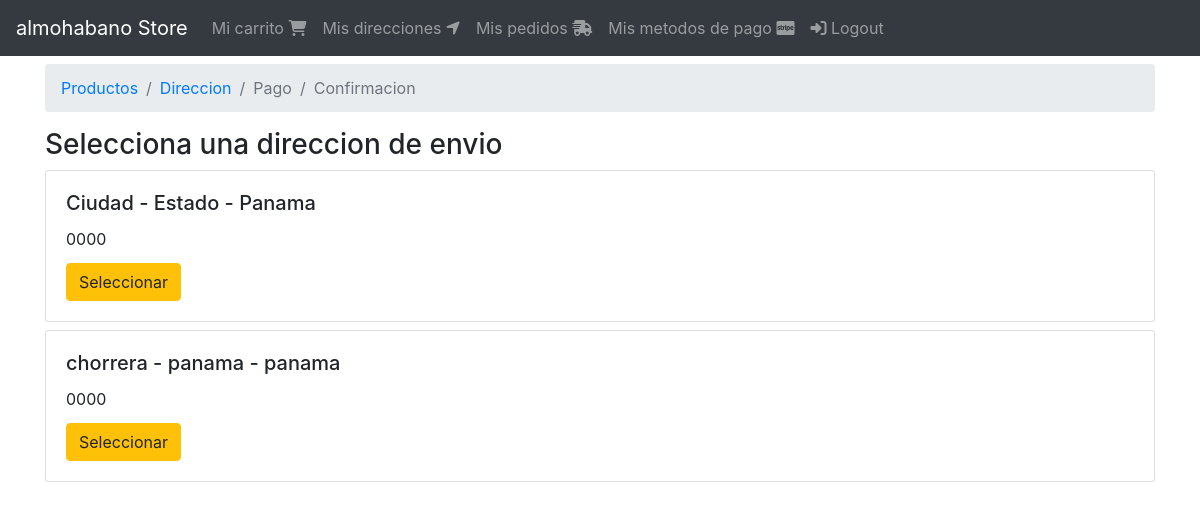
/orden/seleccionar/direccion (signed in), run on the app's committed database.
### shipping_addresses/models.py (models this page shows, shortened)
class ShippingAddress(models.Model):
    user = models.ForeignKey(User, null=False, blank=False, on_delete=models.CASCADE)
    line1 = models.CharField(max_length=200)
    line2 = models.CharField(max_length=200, blank=True)
    city = models.CharField(max_length=100)
    state = models.CharField(max_length=200)
    country = models.CharField(max_length=50)
    reference = models.CharField(max_length=300)
    postal_code = models.CharField(max_length=10, null=False, blank=False)
    default = models.BooleanField(default=False)
    created_at = models.DateTimeField(auto_now_add=True)
    @property
    def address(self):
        return '{} - {} - {}'.format(self.city, self.state, self.country)

### orders/views.py (the view)
# urls.py: path('seleccionar/direccion', views.select_address, name='select_address'),
@login_required(login_url='login')
def select_address(request):
    shipping_addresses = request.user.addresses
    return render(request, 'orders/select_address.html',{
        'breadcrumb' : breadcrumb(address=True),
        'shipping_addresses' : shipping_addresses
    })

### orders/utils.py (called while the page is built)
def breadcrumb(products=True, address=False, payment=False, confirmation=False):
    return [
        {'title':'Productos' ,'active': products, 'url': reverse('orders:order')},
        {'title':'Direccion' ,'active': address, 'url': reverse('orders:address')},
        {'title':'Pago' ,'active': payment, 'url': reverse('orders:payment')},
        {'title':'Confirmacion' ,'active': confirmation, 'url': reverse('orders:confirm')}
    ]

### users/models.py (called while the page is built)
    @property
    def addresses(self):
        return self.shippingaddress_set.all()

### orders/templates/orders/select_address.html
{% extends 'base.html' %}
{% block breadcrumb %}
    {% include 'orders/snippets/breadcrumb.html' %}
{% endblock %}
{% block content %}
    <div class="col">
        <div class="h3">
            Selecciona una direccion de envio
        </div>
        <div class="mt-2">
            {% for shipping_address in shipping_addresses %}
                <div class="card mb-2">
                    <div class="card-body">
                        <h5 class="card-title">{{ shipping_address.address }}</h5>
                        <p class="card-title">{{ shipping_address.postal_code }}</p>
                        <a href="{% url 'orders:check_address' shipping_address.pk %}" class="btn btn-warning">
                            Seleccionar
                        </a>
                    </div>
                </div>
            {% endfor %}
        </div>
    </div>
{% endblock %}

### data on the page
ShippingAddress: address "Ciudad - Estado - Panama", postal_code "0000"
ShippingAddress: address "chorrera - panama - panama", postal_code "0000"

### other printed values
{{ item.title }} "Productos" "Direccion"
{{ item.title }} "Pago" "Confirmacion"
